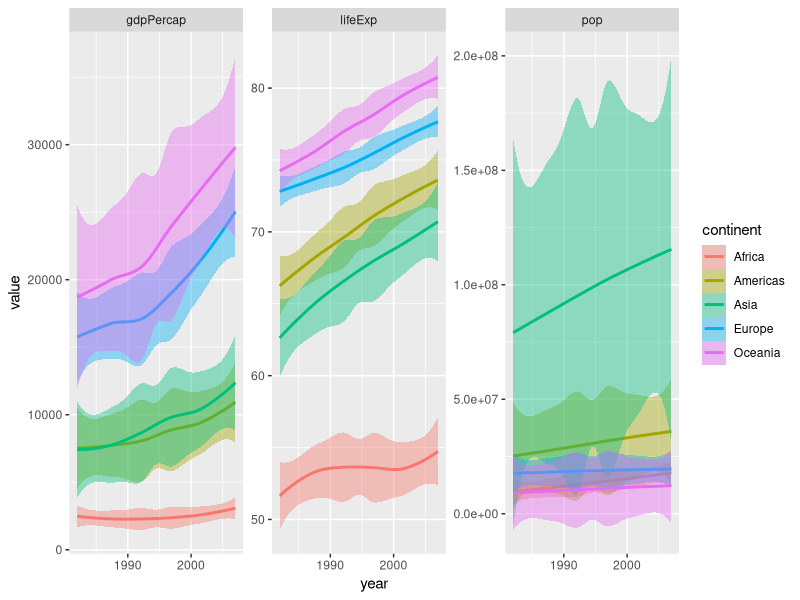

Generate this figure with R:
## ---- chunk 1
library(tidyverse)
## ---- chunk 2
messy <- readr::read_csv("data/gap_wide.csv")

messy
## ---- chunk 3
tidy <- messy %>% 
  pivot_longer(cols = -continent:-country) %>% 
  # Watch out! year is a character vector, not a number
  separate(col = name, into = c("metric", "year"))

tidy
## ---- chunk 4
polished <- tidy %>% 
  mutate(year = as.integer(year)) %>%
  filter(year > 1980) %>% 
  select(-country)

polished
## ---- chunk 5
ggplot(polished, aes(year, value, fill = continent, color = continent)) +
  geom_smooth() +
  facet_wrap(~ metric, scales = "free_y")
